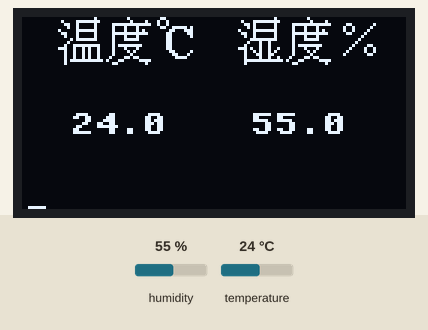
The program below on a simulated Raspberry Pi Pico running MicroPython. Shown: 128×64 one-colour display. The test bench sets the inputs (shaded band); at power-on: humidity 55 %, temperature 24 °C. Library files of the repository ran but are not shown: ssd1306.py.

Above: at 2.25 s.
2.3 s: humidity set to 22 %
At 4.29 s:
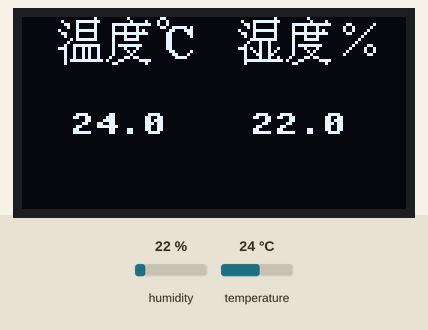
5.1 s: temperature set to 12 °C
At 6.42 s:
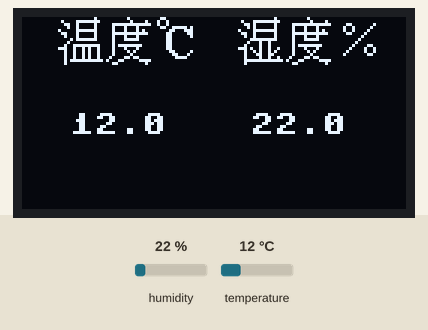
7.9 s: humidity set to 40 %
At 10.7 s:
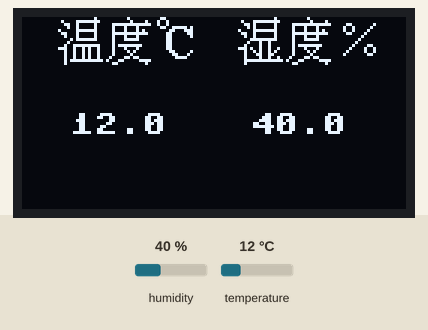
11.1 s: temperature set to 19 °C
At 13.9 s:
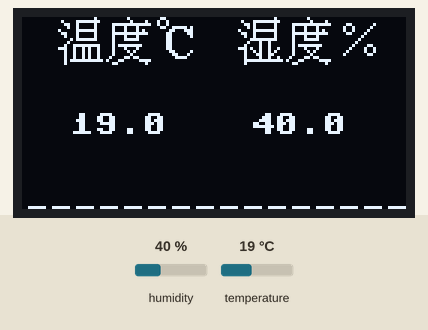

The program:

main.py
```python
from machine import I2C, Pin, SoftI2C
import ssd1306
import framebuf
import utime
from dht import DHT11, InvalidChecksum

i2c = I2C(0, sda=Pin(0), scl=Pin(1), freq=1000000)
oled = ssd1306.SSD1306_I2C(128, 64, i2c)

pin = Pin(28, Pin.OUT, Pin.PULL_DOWN)
sensor = DHT11(pin)

fontlib = {
    "温": [0x00,0x08,0x43,0xFC,0x32,0x08,0x12,0x08,0x83,0xF8,0x62,0x08,0x22,0x08,0x0B,0xF8,
0x10,0x00,0x27,0xFC,0xE4,0xA4,0x24,0xA4,0x24,0xA4,0x24,0xA4,0x2F,0xFE,0x20,0x00,],
    "湿": [0x00,0x08,0x47,0xFC,0x34,0x08,0x14,0x08,0x87,0xF8,0x64,0x08,0x24,0x08,0x0F,0xF8,
0x11,0x20,0x21,0x20,0xE9,0x24,0x25,0x28,0x23,0x30,0x21,0x24,0x3F,0xFE,0x20,0x00],
    "度": [0x01,0x00,0x00,0x84,0x3F,0xFE,0x22,0x20,0x22,0x28,0x3F,0xFC,0x22,0x20,0x23,0xE0,
0x20,0x00,0x2F,0xF0,0x22,0x20,0x21,0x40,0x20,0x80,0x43,0x60,0x8C,0x1E,0x30,0x04,],
    "℃": [0x30,0x00,0x48,0x00,0x48,0x00,0x33,0xE8,0x06,0x38,0x0C,0x18,0x0C,0x08,0x0C,0x00,
0x0C,0x00,0x0C,0x00,0x0C,0x00,0x06,0x08,0x03,0x10,0x01,0xE0,0x00,0x00,0x00,0x00,],
    "%": [0x00,0x00,0x00,0x00,0x0C,0x04,0x12,0x08,0x12,0x10,0x0C,0x20,0x00,0x40,0x00,0x80,
0x01,0x00,0x02,0x18,0x04,0x24,0x08,0x24,0x10,0x18,0x00,0x00,0x00,0x00,0x00,0x00,],
    "R": [0x00,0x00,0x00,0x00,0x1F,0xE0,0x0C,0x30,0x0C,0x18,0x0C,0x18,0x0C,0x18,0x0C,0x30,
0x0F,0xE0,0x0C,0xC0,0x0C,0x70,0x0C,0x30,0x0C,0x38,0x1E,0x1C,0x00,0x00,0x00,0x00,],
    "H": [0x00,0x00,0x00,0x00,0x1E,0x3C,0x0C,0x18,0x0C,0x18,0x0C,0x18,0x0C,0x18,0x0F,0xF8,
0x0C,0x18,0x0C,0x18,0x0C,0x18,0x0C,0x18,0x0C,0x18,0x1E,0x3C,0x00,0x00,0x00,0x00,],
}


def text_hz(hz, x, y):
    zm = bytearray(fontlib[hz])
    buf = framebuf.FrameBuffer(zm, 16, 16, framebuf.MONO_HLSB)
    oled.blit(buf, x, y)

def doshow(text,x,y):
    for hz in text:
        text_hz(hz, x, y)
        x += 16

def doshowsm(text,x,y):
    for hz in text:
        text_hz(hz, x, y)
        x += 12

def displayrate(rate1,rate2,sec):
    doshow("温度℃",12,0)
    doshow("湿度%",72,0)
    oled.text(str(rate1), 16, 32)
    oled.text(str(rate2), 76, 32)
    #doshowsm("℃",112,50)
    if sec == 16:
        oled.text("----------------", 1, 60)
    if sec == 15:
        oled.text("---------------", 1, 60)
    if sec == 14:
        oled.text("--------------", 1, 60)
    if sec == 13:
        oled.text("-------------", 1, 60)
    if sec == 12:
        oled.text("------------", 1, 60)
    if sec == 11:
        oled.text("-----------", 1, 60)
    if sec == 10:
        oled.text("----------", 1, 60)
    if sec == 9:
        oled.text("---------", 1, 60)
    if sec == 8:
        oled.text("--------", 1, 60)
    if sec == 7:
        oled.text("-------", 1, 60)
    if sec == 6:
        oled.text("------", 1, 60)
    if sec == 5:
        oled.text("-----", 1, 60)
    if sec == 4:
        oled.text("----", 1, 60)
    if sec == 3:
        oled.text("---", 1, 60)
    if sec == 2:
        oled.text("--", 1, 60)
    if sec == 1:
        oled.text("-", 1, 60)
    oled.show()
    oled.fill(0)
    x = 48
    y = 0


displayrate(999,999,16)
utime.sleep_ms(1000)
while True:

    t  = (sensor.temperature)
    th = t*1.8+32
    h = (sensor.humidity)
    #print("Temperature: {}".format(t))
    #print("Humidity: {}".format(sensor.humidity))
    for i in range(17):
        utime.sleep_ms(50)
        displayrate(t,h,16-i)
        if i == 16:
            utime.sleep_ms(50)
            for u in range(17):
                utime.sleep_ms(50)
                displayrate(t,h,u)
```
